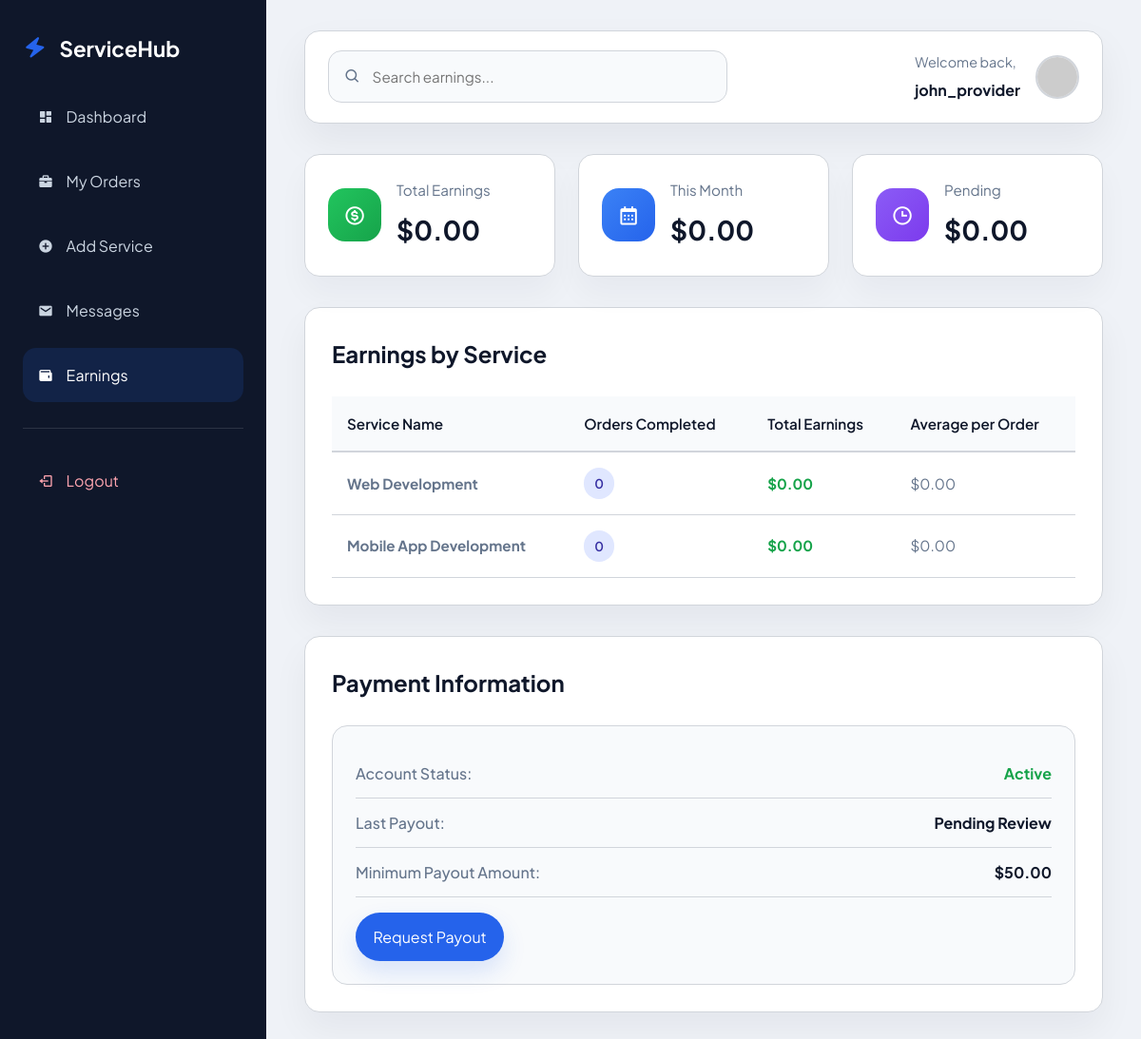
Page /provider/earnings.php (signed in) on the committed database.
### tables this page shows
CREATE TABLE IF NOT EXISTS services (
    id INT PRIMARY KEY AUTO_INCREMENT,
    user_id INT NOT NULL,
    title VARCHAR(255) NOT NULL,
    description TEXT,
    price DECIMAL(10,2) NOT NULL,
    image VARCHAR(255),
    service_type ENUM('online', 'local') NOT NULL,
    category VARCHAR(100) DEFAULT NULL,
    city VARCHAR(100),
    area VARCHAR(100),
    deadline DATE,
    created_at TIMESTAMP DEFAULT CURRENT_TIMESTAMP,
    FOREIGN KEY (user_id) REFERENCES users(id) ON DELETE CASCADE
);

### provider/earnings.php (the view, shortened to what this page needs)
<?php
include("../config/db.php");
$user_id = $_SESSION['user_id'];
$total_query = "SELECT SUM(o.total_price) as total_earnings FROM orders o
    JOIN services s ON o.service_id = s.id
    WHERE s.user_id = ? AND o.status = 'completed'";
$total_stmt = $conn->prepare($total_query);
$total_stmt->bind_param("i", $user_id);
$total_stmt->execute();
$total_result = $total_stmt->get_result()->fetch_assoc();
$total_earnings = $total_result['total_earnings'] ?? 0;
$month_query = "SELECT SUM(o.total_price) as month_earnings FROM orders o
    JOIN services s ON o.service_id = s.id
    WHERE s.user_id = ? AND o.status = 'completed'
    AND MONTH(o.created_at) = MONTH(CURDATE())
    AND YEAR(o.created_at) = YEAR(CURDATE())";
$month_stmt = $conn->prepare($month_query);
$month_stmt->bind_param("i", $user_id);
$month_stmt->execute();
$month_result = $month_stmt->get_result()->fetch_assoc();
$month_earnings = $month_result['month_earnings'] ?? 0;
$pending_query = "SELECT SUM(o.total_price) as pending_earnings FROM orders o
    JOIN services s ON o.service_id = s.id
    WHERE s.user_id = ? AND o.status = 'pending'";
$pending_stmt = $conn->prepare($pending_query);
$pending_stmt->bind_param("i", $user_id);
$pending_stmt->execute();
$pending_result = $pending_stmt->get_result()->fetch_assoc();
$pending_earnings = $pending_result['pending_earnings'] ?? 0;
$service_query = "SELECT
    s.id,
    s.title,
    COUNT(o.id) as order_count,
    SUM(o.total_price) as service_earnings
    FROM services s
    LEFT JOIN orders o ON s.id = o.service_id AND o.status = 'completed'
    WHERE s.user_id = ?
    GROUP BY s.id
    ORDER BY service_earnings DESC";
$service_stmt = $conn->prepare($service_query);
$service_stmt->bind_param("i", $user_id);
$service_stmt->execute();
$services = $service_stmt->get_result();
?>
<!DOCTYPE html>
<html lang="en">
<head>
    <link rel="stylesheet" href="../css/style.css">
    <link rel="stylesheet" href="../css/provider.css">
    <link href='https://unpkg.com/boxicons@2.1.4/css/boxicons.min.css' rel='stylesheet'>
</head>
<body class="dashboard-body">
    <aside class="sidebar">
        <div class="sidebar__logo">
            <i class='bx bxs-zap'></i> <span>ServiceHub</span>
        </div>
        <nav class="sidebar__nav">
            <a href="dashboard.php"><i class='bx bxs-dashboard'></i> Dashboard</a>
            <a href="my_orders.php"><i class='bx bxs-briefcase'></i> My Orders</a>
            <a href="add_service.php"><i class='bx bxs-plus-circle'></i> Add Service</a>
            <a href="messages.php"><i class='bx bxs-envelope'></i> Messages</a>
            <a href="earnings.php" class="active"><i class='bx bxs-wallet'></i> Earnings</a>
            <div class="sidebar__divider"></div>
            <a href="../auth/logout.php" class="logout"><i class='bx bx-log-out'></i> Logout</a>
        </nav>
    </aside>
    <main class="dashboard-main">
        <header class="top-bar">
            <div class="top-bar__search">
                <i class='bx bx-search'></i>
                <input type="text" placeholder="Search earnings..." id="search-earnings">
            </div>
            <div class="top-bar__profile">
                <div class="profile-info">
                    <p>Welcome back,</p>
                    <strong><?php echo $_SESSION['username']; ?></strong>
                </div>
                <img src="https://ui-avatars.com/api/?name=<?php echo $_SESSION['username']; ?>&background=random" alt="Avatar">
            </div>
        </header>
        <section class="stats-container">
            <div class="stat-card">
                <div class="stat-card__icon green"><i class='bx bx-dollar-circle'></i></div>
                <div class="stat-card__data">
                    <p>Total Earnings</p>
                    <h3>$<?php echo number_format($total_earnings, 2); ?></h3>
                </div>
            </div>
            <div class="stat-card">
                <div class="stat-card__icon blue"><i class='bx bx-calendar'></i></div>
                <div class="stat-card__data">
                    <p>This Month</p>
                    <h3>$<?php echo number_format($month_earnings, 2); ?></h3>
                </div>
            </div>
            <div class="stat-card">
                <div class="stat-card__icon purple"><i class='bx bx-time'></i></div>
                <div class="stat-card__data">
                    <p>Pending</p>
                    <h3>$<?php echo number_format($pending_earnings, 2); ?></h3>
                </div>
            </div>
        </section>
        <section class="listing-section">
            <div class="listing-header">
                <h2>Earnings by Service</h2>
            </div>
            <div class="earnings-table">
                <?php if($services->num_rows > 0): ?>
                    <table>
                        <thead>
                            <tr>
                                <th>Service Name</th>
                                <th>Orders Completed</th>
                                <th>Total Earnings</th>
                                <th>Average per Order</th>
                            </tr>
                        </thead>
                        <tbody>
                            <?php while($service = $services->fetch_assoc()): ?>
                                <tr>
                                    <td><strong><?php echo $service['title']; ?></strong></td>
                                    <td><span class="badge-count"><?php echo $service['order_count'] ?? 0; ?></span></td>
                                    <td><strong style="color: #16a34a;">$<?php echo number_format($service['service_earnings'] ?? 0, 2); ?></strong></td>
                                    <td>$<?php echo number_format(($service['service_earnings'] ?? 0) / max(1, $service['order_count'] ?? 1), 2); ?></td>
                                </tr>
                            <?php endwhile; ?>
                        </tbody>
                    </table>
                <?php endif; ?>
            </div>
        </section>
        <section class="listing-section" style="margin-top: 2rem;">
            <div class="listing-header">
                <h2>Payment Information</h2>
            </div>
            <div class="payment-info">
                <div class="info-row">
                    <span>Account Status:</span>
                    <strong style="color: #16a34a;">Active</strong>
                </div>
                <div class="info-row">
                    <span>Last Payout:</span>
                    <strong>Pending Review</strong>
                </div>
                <div class="info-row">
                    <span>Minimum Payout Amount:</span>
                    <strong>$50.00</strong>
                </div>
                <button class="btn btn--primary" style="width: auto; margin-top: 1rem;">Request Payout</button>
            </div>
        </section>
    </main>
</body>
</html>

### css/style.css (style rules this page uses)
:root { --primary: #2563eb; --primary-color: #2563eb; --primary-hover: #1d4ed8; --secondary: #0f172a; --success: #16a34a; --danger: #dc2626; --surface: #ffffff; --surface-strong: #f8fafc; --surface-muted: #e2e8f0; --text: #0f172a; --text-muted: #64748b; --border: #d1d5db; --shadow: rgba(15, 23, 42, 0.08); }
* { box-sizing: border-box; margin: 0; padding: 0; }
html { scroll-behavior: smooth; }
body { font-family: 'Plus Jakarta Sans', sans-serif; background: #f1f5f9; color: var(--text); line-height: 1.7; }
a { color: inherit; }
img { max-width: 100%; display: block; }
button, input, select, textarea { font: inherit; }
button { cursor: pointer; }
.btn, button { display: inline-flex; align-items: center; justify-content: center; gap: 0.5rem; padding: 0.75rem 1.15rem; border-radius: 999px; border: none; transition: transform 0.2s ease, box-shadow 0.2s ease, background 0.2s ease; }
.btn--primary, button.btn--primary { background: var(--primary-color); color: #ffffff; box-shadow: 0 12px 24px rgba(37, 99, 235, 0.15); }
.listing-section { background: #ffffff; border-radius: 1rem; padding: 1.75rem; border: 1px solid var(--border); box-shadow: 0 18px 36px rgba(15, 23, 42, 0.05); }
.listing-header { display: flex; align-items: center; justify-content: space-between; gap: 1rem; margin-bottom: 1.5rem; }
.listing-header h2 { margin: 0; font-size: 1.5rem; color: var(--text-dark); }

### rows in the picture
services: title "Web Development", order_count "0", service_earnings "0.00", order_count "0.00"
services: title "Mobile App Development", order_count "0", service_earnings "0.00", order_count "0.00"

### other values in the picture
$_SESSION['username'] "john_provider"
$total_earnings "0.00"
$month_earnings "0.00"
$pending_earnings "0.00"
